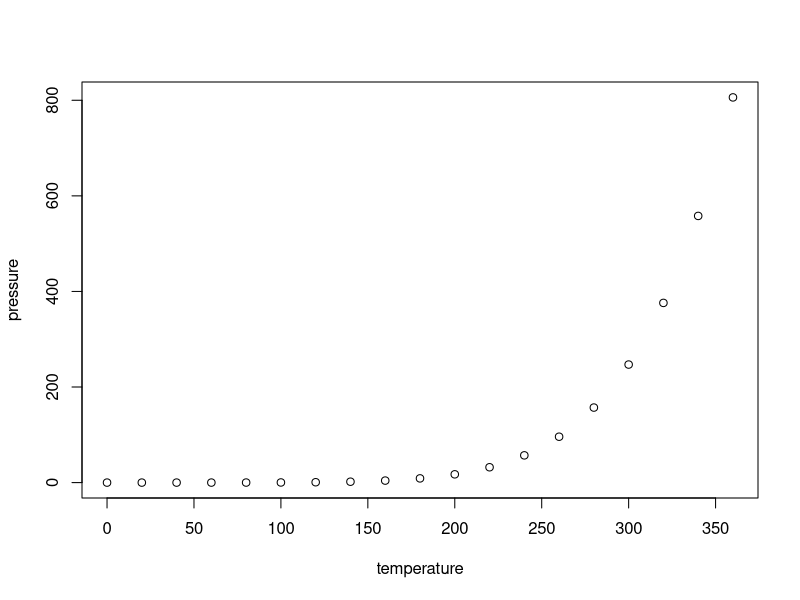
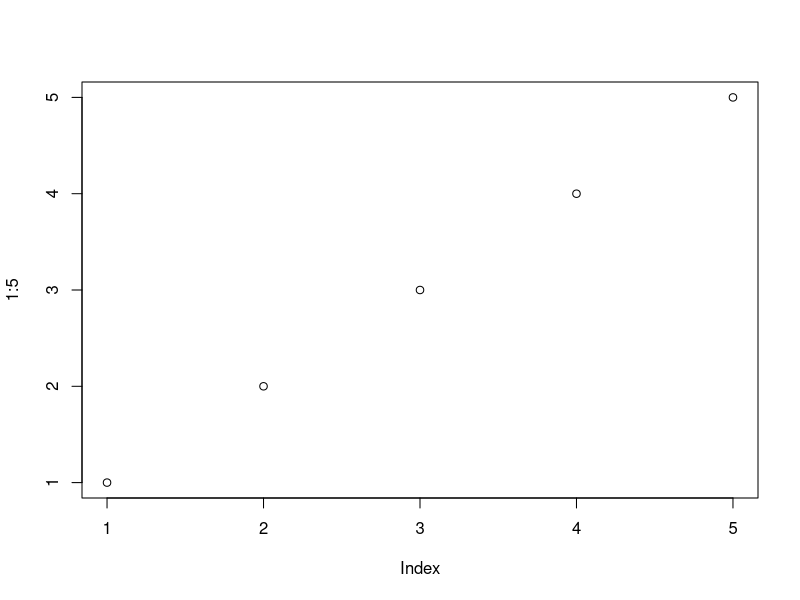

Source code (R) for these figures, in order:
## ---- chunk 1
knitr::opts_chunk$set(echo = FALSE)
## ---- chunk 2
summary(cars)
## ---- chunk 3
plot(pressure)
## ---- chunk 4
plot(1:5)
## ---- chunk 5
rnorm(100)
